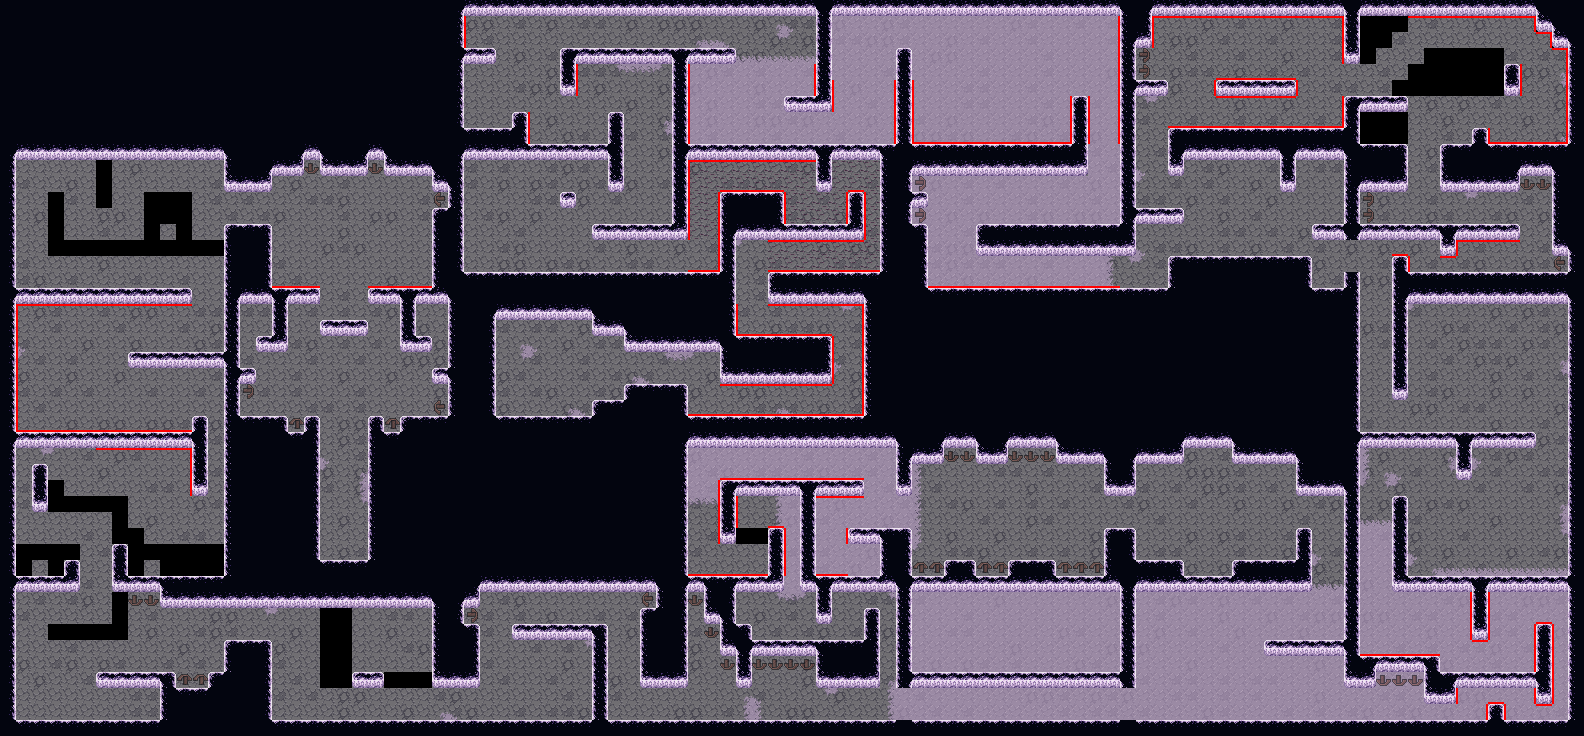

This game map was drawn from its Tiled (.tmx) file and the tilesets committed beside it. A one-line description and the trimmed map source follow:
An orthogonal 99x46 tile map with 16x16 px tiles, 5 tile layers (ground0, ground1, over, wall0, ...) and 42 objects (13x Laser, 9x Cannon, 6x Thwomp, 4x Button, 4x Door, ...).

<map version="1.0" orientation="orthogonal" width="99" height="46" tilewidth="16" tileheight="16">
 <tileset firstgid="1" name="tileset" tilewidth="16" tileheight="16">
  <image source="tileset.png" width="256" height="256" />
 </tileset>
 <layer name="ground0" width="99" height="46">
  <data>[4554 cells, 4448 non-empty, 6 distinct tile ids]</data>
 </layer>
 <layer name="ground1" width="99" height="46">
  <data>[4554 cells, 885 non-empty, 10 distinct tile ids]</data>
 </layer>
 <layer name="over" width="99" height="46" opacity="0.53">
  <data>[4554 cells, 97 non-empty, 5 distinct tile ids]</data>
 </layer>
 <layer name="wall0" width="99" height="46">
  <data>[4554 cells, 2088 non-empty, 17 distinct tile ids]</data>
 </layer>
 <layer name="wall1" width="99" height="46">
  <data>[4554 cells, 420 non-empty, 17 distinct tile ids]</data>
 </layer>
 <objectgroup name="active" width="99" height="46">
  <object type="Laser" x="528" y="192" width="16" height="16" />
  <object type="Laser" x="480" y="96" width="16" height="16" />
  <object type="Spinner" x="1008" y="64" width="16" height="16">
   <properties>
    <property name="initAngle" value="10" />
    <property name="nb" value="3" />
    <property name="size" value="7" />
    <property name="speed" value="-.6" />
   </properties>
  </object>
  <object type="FakeTile" x="1344" y="240" width="16" height="32">
   <properties>
    <property name="dir" value="right" />
    <property name="id" value="166" />
    <property name="secretId" value="2" />
   </properties>
  </object>
  <object type="Laser" x="1328" y="272" width="16" height="16" />
  <object type="Laser" x="1184" y="160" width="16" height="16" />
  <object type="Thwomp" x="1312" y="96" width="32" height="32" />
  <object type="Thwomp" x="1312" y="16" width="32" height="32" />
  <object type="Thwomp" x="1152" y="48" width="32" height="32" />
  <object type="Laser" x="1456" y="128" width="16" height="16" />
  <object type="Cannon" x="1472" y="352" width="16" height="16" />
  <object type="Cannon" x="1456" y="496" width="16" height="16" />
  <object type="Laser" x="1072" y="608" width="16" height="16" />
  <object type="Laser" x="944" y="608" width="16" height="16" />
  <object type="Laser" x="1008" y="608" width="16" height="16" />
  <object type="Cannon" x="1152" y="640" width="16" height="16" />
  <object type="Cannon" x="1200" y="464" width="16" height="16" />
  <object type="Cannon" x="1200" y="544" width="16" height="16" />
  <object type="FakeTile" x="1120" y="688" width="16" height="32">
   <properties>
    <property name="dir" value="left" />
    <property name="id" value="166" />
    <property name="secretId" value="3" />
   </properties>
  </object>
  <object type="FakeTile" x="896" y="688" width="16" height="32">
   <properties>
    <property name="dir" value="left" />
    <property name="id" value="166" />
    <property name="secretId" value="4" />
   </properties>
  </object>
  <object type="Button" x="864" y="544" width="16" height="32">
   <properties>
    <property name="id" value="0" />
   </properties>
  </object>
  <object type="Door" x="736" y="528" width="32" height="16">
   <properties>
    <property name="id" value="0" />
   </properties>
  </object>
  <object type="Button" x="736" y="592" width="16" height="32">
   <properties>
    <property name="id" value="1" />
   </properties>
  </object>
  <object type="Door" x="832" y="608" width="32" height="16">
   <properties>
    <property name="id" value="1" />
   </properties>
  </object>
  <object type="Cannon" x="480" y="672" width="16" height="16" />
  <object type="Laser" x="400" y="608" width="16" height="16" />
  <object type="Thwomp" x="352" y="640" width="32" height="32" />
  <object type="Thwomp" x="352" y="608" width="32" height="32" />
  <object type="Laser" x="80" y="704" width="16" height="16" />
  <object type="Thwomp" x="16" y="672" width="32" height="32" />
  <object type="Laser" x="32" y="560" width="16" height="16" />
  <object type="Laser" x="144" y="560" width="16" height="16" />
  <object type="Cannon" x="96" y="352" width="16" height="16" />
  <object type="Cannon" x="80" y="352" width="16" height="16" />
  <object type="Cannon" x="160" y="224" width="16" height="16" />
  <object type="Laser" x="336" y="336" width="16" height="16" />
  <object type="Button" x="256" y="304" width="16" height="32">
   <properties>
    <property name="id" value="2" />
   </properties>
  </object>
  <object type="Door" x="432" y="336" width="16" height="16">
   <properties>
    <property name="id" value="2" />
   </properties>
  </object>
  <object type="Button" x="416" y="304" width="16" height="32">
   <properties>
    <property name="id" value="3" />
   </properties>
  </object>
  <object type="Door" x="320" y="416" width="48" height="16">
   <properties>
    <property name="id" value="3" />
   </properties>
  </object>
  <object type="Spinner" x="336" y="224" width="16" height="16">
   <properties>
    <property name="initAngle" value="10" />
    <property name="nb" value="6" />
    <property name="size" value="5" />
    <property name="speed" value="1.5" />
   </properties>
  </object>
  <object type="Action" x="320" y="512" width="48" height="48">
   <properties>
    <property name="function" value="exitFloor2" />
   </properties>
  </object>
 </objectgroup>
</map>
